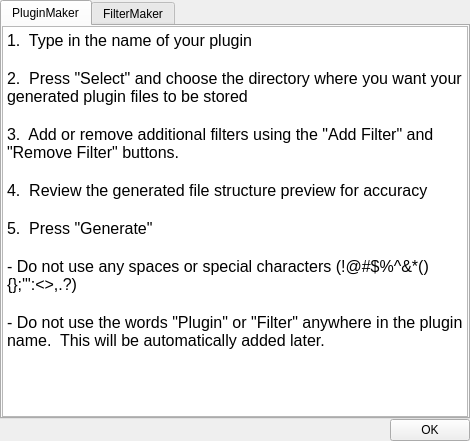
<?xml version="1.0" encoding="UTF-8"?>
<ui version="4.0">
 <class>helpWidget</class>
 <widget class="QWidget" name="helpWidget">
  <property name="geometry">
   <rect>
    <x>0</x>
    <y>0</y>
    <width>470</width>
    <height>441</height>
   </rect>
  </property>
  <property name="sizePolicy">
   <sizepolicy hsizetype="Preferred" vsizetype="Preferred">
    <horstretch>0</horstretch>
    <verstretch>0</verstretch>
   </sizepolicy>
  </property>
  <property name="minimumSize">
   <size>
    <width>0</width>
    <height>0</height>
   </size>
  </property>
  <property name="maximumSize">
   <size>
    <width>16225487</width>
    <height>16225487</height>
   </size>
  </property>
  <property name="windowTitle">
   <string>DevHelper Help</string>
  </property>
  <layout class="QGridLayout" name="gridLayout">
   <property name="leftMargin">
    <number>0</number>
   </property>
   <property name="topMargin">
    <number>0</number>
   </property>
   <property name="rightMargin">
    <number>0</number>
   </property>
   <property name="bottomMargin">
    <number>0</number>
   </property>
   <property name="spacing">
    <number>0</number>
   </property>
   <item row="0" column="0">
    <widget class="QTabWidget" name="tabWidget">
     <property name="tabPosition">
      <enum>QTabWidget::North</enum>
     </property>
     <property name="currentIndex">
      <number>0</number>
     </property>
     <widget class="QWidget" name="pluginMakerTab">
      <attribute name="title">
       <string>PluginMaker</string>
      </attribute>
      <layout class="QGridLayout" name="gridLayout_2">
       <property name="leftMargin">
        <number>0</number>
       </property>
       <property name="topMargin">
        <number>0</number>
       </property>
       <property name="rightMargin">
        <number>0</number>
       </property>
       <property name="bottomMargin">
        <number>0</number>
       </property>
       <property name="spacing">
        <number>0</number>
       </property>
       <item row="0" column="0">
        <widget class="QTextEdit" name="pluginMakerTextEdit">
         <property name="font">
          <font>
           <family>Arial</family>
          </font>
         </property>
         <property name="readOnly">
          <bool>true</bool>
         </property>
         <property name="html">
          <string>&lt;!DOCTYPE HTML PUBLIC &quot;-//W3C//DTD HTML 4.0//EN&quot; &quot;http://www.w3.org/TR/REC-html40/strict.dtd&quot;&gt;
&lt;html&gt;&lt;head&gt;&lt;meta name=&quot;qrichtext&quot; content=&quot;1&quot; /&gt;&lt;style type=&quot;text/css&quot;&gt;
p, li { white-space: pre-wrap; }
&lt;/style&gt;&lt;/head&gt;&lt;body style=&quot; font-family:'Arial'; font-size:8.25pt; font-weight:400; font-style:normal;&quot;&gt;
&lt;p style=&quot; margin-top:0px; margin-bottom:0px; margin-left:0px; margin-right:0px; -qt-block-indent:0; text-indent:0px;&quot;&gt;&lt;span style=&quot; font-family:'MS Shell Dlg 2'; font-size:12pt;&quot;&gt;1.  Type in the name of your plugin&lt;/span&gt;&lt;/p&gt;
&lt;p style=&quot;-qt-paragraph-type:empty; margin-top:0px; margin-bottom:0px; margin-left:0px; margin-right:0px; -qt-block-indent:0; text-indent:0px; font-family:'MS Shell Dlg 2'; font-size:12pt;&quot;&gt;&lt;br /&gt;&lt;/p&gt;
&lt;p style=&quot; margin-top:0px; margin-bottom:0px; margin-left:0px; margin-right:0px; -qt-block-indent:0; text-indent:0px;&quot;&gt;&lt;span style=&quot; font-family:'MS Shell Dlg 2'; font-size:12pt;&quot;&gt;2.  Press &amp;quot;Select&amp;quot; and choose the directory where you want your generated plugin files to be stored&lt;/span&gt;&lt;/p&gt;
&lt;p style=&quot;-qt-paragraph-type:empty; margin-top:0px; margin-bottom:0px; margin-left:0px; margin-right:0px; -qt-block-indent:0; text-indent:0px; font-family:'MS Shell Dlg 2'; font-size:12pt;&quot;&gt;&lt;br /&gt;&lt;/p&gt;
&lt;p style=&quot; margin-top:0px; margin-bottom:0px; margin-left:0px; margin-right:0px; -qt-block-indent:0; text-indent:0px;&quot;&gt;&lt;span style=&quot; font-family:'MS Shell Dlg 2'; font-size:12pt;&quot;&gt;3.  Add or remove additional filters using the &amp;quot;Add Filter&amp;quot; and &amp;quot;Remove Filter&amp;quot; buttons.&lt;/span&gt;&lt;/p&gt;
&lt;p style=&quot;-qt-paragraph-type:empty; margin-top:0px; margin-bottom:0px; margin-left:0px; margin-right:0px; -qt-block-indent:0; text-indent:0px; font-family:'MS Shell Dlg 2'; font-size:12pt;&quot;&gt;&lt;br /&gt;&lt;/p&gt;
&lt;p style=&quot; margin-top:0px; margin-bottom:0px; margin-left:0px; margin-right:0px; -qt-block-indent:0; text-indent:0px;&quot;&gt;&lt;span style=&quot; font-family:'MS Shell Dlg 2'; font-size:12pt;&quot;&gt;4.  Review the generated file structure preview for accuracy&lt;/span&gt;&lt;/p&gt;
&lt;p style=&quot;-qt-paragraph-type:empty; margin-top:0px; margin-bottom:0px; margin-left:0px; margin-right:0px; -qt-block-indent:0; text-indent:0px; font-family:'MS Shell Dlg 2'; font-size:12pt;&quot;&gt;&lt;br /&gt;&lt;/p&gt;
&lt;p style=&quot; margin-top:0px; margin-bottom:0px; margin-left:0px; margin-right:0px; -qt-block-indent:0; text-indent:0px;&quot;&gt;&lt;span style=&quot; font-family:'MS Shell Dlg 2'; font-size:12pt;&quot;&gt;5.  Press &amp;quot;Generate&amp;quot;&lt;/span&gt;&lt;/p&gt;
&lt;p style=&quot;-qt-paragraph-type:empty; margin-top:0px; margin-bottom:0px; margin-left:0px; margin-right:0px; -qt-block-indent:0; text-indent:0px; font-family:'MS Shell Dlg 2'; font-size:12pt;&quot;&gt;&lt;br /&gt;&lt;/p&gt;
&lt;p style=&quot; margin-top:0px; margin-bottom:0px; margin-left:0px; margin-right:0px; -qt-block-indent:0; text-indent:0px;&quot;&gt;&lt;span style=&quot; font-family:'MS Shell Dlg 2'; font-size:12pt;&quot;&gt;- Do not use any spaces or special characters (!@#$%^&amp;amp;*(){};'&amp;quot;:&amp;lt;&amp;gt;,.?)&lt;/span&gt;&lt;/p&gt;
&lt;p style=&quot;-qt-paragraph-type:empty; margin-top:0px; margin-bottom:0px; margin-left:0px; margin-right:0px; -qt-block-indent:0; text-indent:0px; font-family:'MS Shell Dlg 2'; font-size:12pt;&quot;&gt;&lt;br /&gt;&lt;/p&gt;
&lt;p style=&quot; margin-top:0px; margin-bottom:0px; margin-left:0px; margin-right:0px; -qt-block-indent:0; text-indent:0px;&quot;&gt;&lt;span style=&quot; font-family:'MS Shell Dlg 2'; font-size:12pt;&quot;&gt;- Do not use the words &amp;quot;Plugin&amp;quot; or &amp;quot;Filter&amp;quot; anywhere in the plugin name.  This will be automatically added later.&lt;/span&gt;&lt;/p&gt;&lt;/body&gt;&lt;/html&gt;</string>
         </property>
        </widget>
       </item>
      </layout>
     </widget>
     <widget class="QWidget" name="filterMakerTab">
      <attribute name="title">
       <string>FilterMaker</string>
      </attribute>
      <layout class="QGridLayout" name="gridLayout_3">
       <property name="leftMargin">
        <number>0</number>
       </property>
       <property name="topMargin">
        <number>0</number>
       </property>
       <property name="rightMargin">
        <number>0</number>
       </property>
       <property name="bottomMargin">
        <number>0</number>
       </property>
       <property name="spacing">
        <number>0</number>
       </property>
       <item row="0" column="0">
        <widget class="QTextEdit" name="textEdit">
         <property name="font">
          <font>
           <family>Arial</family>
          </font>
         </property>
         <property name="html">
          <string>&lt;!DOCTYPE HTML PUBLIC &quot;-//W3C//DTD HTML 4.0//EN&quot; &quot;http://www.w3.org/TR/REC-html40/strict.dtd&quot;&gt;
&lt;html&gt;&lt;head&gt;&lt;meta name=&quot;qrichtext&quot; content=&quot;1&quot; /&gt;&lt;style type=&quot;text/css&quot;&gt;
p, li { white-space: pre-wrap; }
&lt;/style&gt;&lt;/head&gt;&lt;body style=&quot; font-family:'Arial'; font-size:8.25pt; font-weight:400; font-style:normal;&quot;&gt;
&lt;p style=&quot; margin-top:0px; margin-bottom:0px; margin-left:0px; margin-right:0px; -qt-block-indent:0; text-indent:0px;&quot;&gt;&lt;span style=&quot; font-family:'MS Shell Dlg 2'; font-size:12pt;&quot;&gt;1.  Press &amp;quot;Select&amp;quot; and choose the top-level directory of the plugin where you want your new filter to be stored&lt;/span&gt;&lt;/p&gt;
&lt;p style=&quot;-qt-paragraph-type:empty; margin-top:0px; margin-bottom:0px; margin-left:0px; margin-right:0px; -qt-block-indent:0; text-indent:0px; font-family:'MS Shell Dlg 2'; font-size:12pt;&quot;&gt;&lt;br /&gt;&lt;/p&gt;
&lt;p style=&quot; margin-top:0px; margin-bottom:0px; margin-left:0px; margin-right:0px; -qt-block-indent:0; text-indent:0px;&quot;&gt;&lt;span style=&quot; font-family:'MS Shell Dlg 2'; font-size:12pt;&quot;&gt;2.  Enter the name of your new filter.&lt;/span&gt;&lt;/p&gt;
&lt;p style=&quot;-qt-paragraph-type:empty; margin-top:0px; margin-bottom:0px; margin-left:0px; margin-right:0px; -qt-block-indent:0; text-indent:0px; font-family:'MS Shell Dlg 2'; font-size:12pt;&quot;&gt;&lt;br /&gt;&lt;/p&gt;
&lt;p style=&quot; margin-top:0px; margin-bottom:0px; margin-left:0px; margin-right:0px; -qt-block-indent:0; text-indent:0px;&quot;&gt;&lt;span style=&quot; font-family:'MS Shell Dlg 2'; font-size:12pt;&quot;&gt;3.  Decide whether to make your filter public or private, and select the appropriate button.&lt;/span&gt;&lt;/p&gt;
&lt;p style=&quot;-qt-paragraph-type:empty; margin-top:0px; margin-bottom:0px; margin-left:0px; margin-right:0px; -qt-block-indent:0; text-indent:0px; font-family:'MS Shell Dlg 2'; font-size:12pt;&quot;&gt;&lt;br /&gt;&lt;/p&gt;
&lt;p style=&quot; margin-top:0px; margin-bottom:0px; margin-left:0px; margin-right:0px; -qt-block-indent:0; text-indent:0px;&quot;&gt;&lt;span style=&quot; font-family:'MS Shell Dlg 2'; font-size:12pt;&quot;&gt;4.  Press the plus icon to add filter parameters to your new filter.&lt;/span&gt;&lt;/p&gt;
&lt;p style=&quot;-qt-paragraph-type:empty; margin-top:0px; margin-bottom:0px; margin-left:0px; margin-right:0px; -qt-block-indent:0; text-indent:0px; font-family:'MS Shell Dlg 2'; font-size:12pt;&quot;&gt;&lt;br /&gt;&lt;/p&gt;
&lt;p style=&quot; margin-top:0px; margin-bottom:0px; margin-left:0px; margin-right:0px; -qt-block-indent:0; text-indent:0px;&quot;&gt;&lt;span style=&quot; font-family:'MS Shell Dlg 2'; font-size:12pt;&quot;&gt;5.  To the right of the filter parameters table, please preview all files that will be generated for accuracy.&lt;/span&gt;&lt;/p&gt;
&lt;p style=&quot;-qt-paragraph-type:empty; margin-top:0px; margin-bottom:0px; margin-left:0px; margin-right:0px; -qt-block-indent:0; text-indent:0px; font-family:'MS Shell Dlg 2'; font-size:12pt;&quot;&gt;&lt;br /&gt;&lt;/p&gt;
&lt;p style=&quot; margin-top:0px; margin-bottom:0px; margin-left:0px; margin-right:0px; -qt-block-indent:0; text-indent:0px;&quot;&gt;&lt;span style=&quot; font-family:'MS Shell Dlg 2'; font-size:12pt;&quot;&gt;6.  Press &amp;quot;Generate&amp;quot;&lt;/span&gt;&lt;/p&gt;
&lt;p style=&quot;-qt-paragraph-type:empty; margin-top:0px; margin-bottom:0px; margin-left:0px; margin-right:0px; -qt-block-indent:0; text-indent:0px; font-family:'MS Shell Dlg 2'; font-size:12pt;&quot;&gt;&lt;br /&gt;&lt;/p&gt;
&lt;p style=&quot; margin-top:0px; margin-bottom:0px; margin-left:0px; margin-right:0px; -qt-block-indent:0; text-indent:0px;&quot;&gt;&lt;span style=&quot; font-family:'MS Shell Dlg 2'; font-size:12pt;&quot;&gt;- Do not use any spaces or special characters (!@#$%^&amp;amp;*(){};'&amp;quot;:&amp;lt;&amp;gt;,.?)&lt;/span&gt;&lt;/p&gt;&lt;/body&gt;&lt;/html&gt;</string>
         </property>
        </widget>
       </item>
      </layout>
     </widget>
    </widget>
   </item>
   <item row="1" column="0">
    <layout class="QHBoxLayout" name="horizontalLayout">
     <item>
      <spacer name="horizontalSpacer">
       <property name="orientation">
        <enum>Qt::Horizontal</enum>
       </property>
       <property name="sizeHint" stdset="0">
        <size>
         <width>375</width>
         <height>20</height>
        </size>
       </property>
      </spacer>
     </item>
     <item>
      <widget class="QPushButton" name="helpOKButton">
       <property name="text">
        <string>OK</string>
       </property>
      </widget>
     </item>
    </layout>
   </item>
  </layout>
 </widget>
 <resources/>
 <connections>
  <connection>
   <sender>helpOKButton</sender>
   <signal>clicked()</signal>
   <receiver>helpWidget</receiver>
   <slot>close()</slot>
   <hints>
    <hint type="sourcelabel">
     <x>447</x>
     <y>273</y>
    </hint>
    <hint type="destinationlabel">
     <x>365</x>
     <y>260</y>
    </hint>
   </hints>
  </connection>
 </connections>
</ui>
